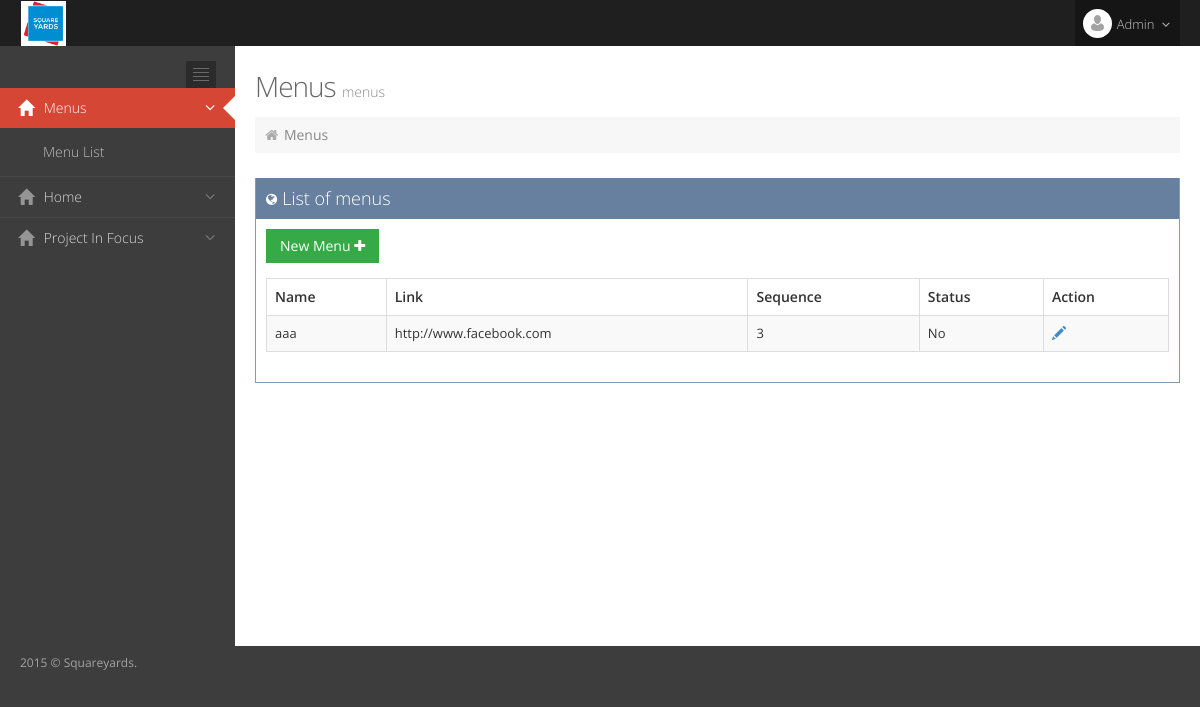
Screenshot of /index.php/menus with the database file from the repository.
### tables this page shows
CREATE TABLE `menus` (
  `id` bigint(20) NOT NULL AUTO_INCREMENT,
  `name` varchar(250) DEFAULT NULL,
  `link` text,
  `sequence` int(1) DEFAULT NULL,
  `status` int(1) DEFAULT '1' COMMENT '1=active, 0=deactive',
  PRIMARY KEY (`id`)
);

### application/controllers/Menus.php (called while the page is built, shortened)
<?php
class Menus extends CI_Controller {
	public function __construct()
    {
            $this->load->helper(array('form', 'url'));
            $this->load->library('upload');
            $this->load->model('home_model');
    }
	public function index()
	{
		$this->data['type']='list';
		$this->data['menu_status']='menus';
		$this->data['content']='menus/index.php';
		$data2=$this->home_model->selectmenus();
		$this->data['data']=$data2;
		$this->load->view('index', $this->data);
	}
}

### index.php (called while the page is built, shortened)
<?php
require_once BASEPATH.'core/CodeIgniter.php';

### application/models/home_model.php (called while the page is built, shortened)
<?php  if (! defined('BASEPATH')) exit('No direct script access allowed');
class Home_model extends CI_Model
{
	public function selectmenus(){
		$query=$this->db->get('menus');
		return $query->result_array();
	}
}

### application/views/menus/index.php (the view, shortened to what this page needs)
<div class="page-content-wrapper">
		<div class="page-content">
			<h3 class="page-title">
			Menus <small>menus</small>
			</h3>
			<div class="page-bar">
				<ul class="page-breadcrumb">
					<li>
						<i class="fa fa-home"></i>
						<a href="#">Menus</a>
					</li>
				</ul>
			</div>
			<div class="row">
				<div class="col-md-12">
					<div class="portlet box blue-hoki">
						<div class="portlet-title">
							<div class="caption">
								<i class="fa fa-globe"></i>List of menus
							</div>
						</div>
						<div class="portlet-body">
							<div class="table-toolbar">
								<div class="row">
									<div class="col-md-6">
										<div class="btn-group">
											<a href="<?php echo base_url();?>index.php/menus/add"><button class="btn green" id="sample_editable_1_new">
											New Menu <i class="fa fa-plus"></i>
											</button>
											</a>
										</div>
									</div>
								</div>
							</div>
							<table class="table table-striped table-bordered table-hover" id="sample_1">
							<thead>
							<tr>
								<th>
									 Name
								</th>
								<th>
									 Link
								</th>
								<th>
									 Sequence
								</th>
								<th>
									 Status
								</th>
								<th>Action
								</th>
							</tr>
							</thead>
							<tbody>
							<?php
							foreach ($data as $keyres => $valueres) {
							?>
							<tr>
								<td>
									 <?php echo trim($valueres['name']);?>
								</td>
								<td>
									 <?php echo trim($valueres['link']);?>
								</td>
								<td>
									 <?php echo trim($valueres['sequence']);?>
								</td>
								<td>
									 <?php if(trim($valueres['status'])==1) echo "Yes"; else echo "No";?>
								</td>
								<td>
									 <a href="<?php echo base_url();?>index.php/menus/edit/<?php echo $valueres['id'];?>" class="glyphicon glyphicon-pencil"></a>
								</td>
							</tr>
							<?php
							}
							?>
							</tbody>
							</table>
						</div>
					</div>
				</div>
			</div>
		</div>
	</div>

### assets/admin/layout/css/layout.css (style rules this page uses)
.page-header, .page-sidebar-wrapper, .page-content-wrapper, .page-footer { transition: margin 0.3s; }
.page-title { padding: 0px; font-size: 28px; letter-spacing: -1px; display: block; color: #666; margin: 0px 0px 15px 0px; font-weight: 300; font-family: "Open Sans", sans-serif; }
.page-title small { font-size: 14px; letter-spacing: 0px; font-weight: 300; color: #888; }
.page-bar { padding: 0px; background-color: #f7f7f7; margin-bottom: 25px; }
.page-bar:before, .page-bar:after { content: " "; display: table; }
.page-bar:after { clear: both; }
.page-bar .page-breadcrumb { display: inline-block; float: left; padding: 8px; margin: 0; list-style: none; }
.page-bar .page-breadcrumb > li { display: inline-block; }
.page-bar .page-breadcrumb > li > a, .page-bar .page-breadcrumb > li > span { color: #888; font-size: 14px; text-shadow: none; }
.page-bar .page-breadcrumb > li > i { color: #aaa; font-size: 14px; text-shadow: none; }
.page-content { margin-top: 0px; padding: 0px; background-color: #fff; }
@media (min-width: 992px) { .page-content-wrapper { float: left; width: 100%; } }
@media (min-width: 992px) { .page-content-wrapper .page-content { margin-left: 235px; margin-top: 0px; min-height: 600px; padding: 25px 20px 10px 20px; } }

### assets/admin/layout/css/themes/default.css (style rules this page uses)
body { background-color: #3d3d3d; }

### rows the page displays
menus: name "aaa", link "http://www.facebook.com", sequence "3", status "No"
